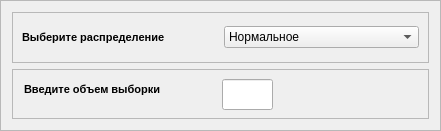
                    <widget class="QFrame" name="frame_16">
                     <property name="geometry">
                      <rect>
                       <x>450</x>
                       <y>170</y>
                       <width>441</width>
                       <height>131</height>
                      </rect>
                     </property>
                     <property name="frameShape">
                      <enum>QFrame::StyledPanel</enum>
                     </property>
                     <property name="frameShadow">
                      <enum>QFrame::Raised</enum>
                     </property>
                     <layout class="QVBoxLayout" name="verticalLayout_15">
                      <item>
                       <widget class="QFrame" name="frame_17">
                        <property name="frameShape">
                         <enum>QFrame::StyledPanel</enum>
                        </property>
                        <property name="frameShadow">
                         <enum>QFrame::Raised</enum>
                        </property>
                        <layout class="QHBoxLayout" name="horizontalLayout_13">
                         <item>
                          <widget class="QLabel" name="label_15">
                           <property name="font">
                            <font>
                             <family>Segoe UI</family>
                             <pointsize>8</pointsize>
                             <weight>75</weight>
                             <bold>true</bold>
                            </font>
                           </property>
                           <property name="styleSheet">
                            <string notr="true">color: rgb(0, 0, 0);</string>
                           </property>
                           <property name="text">
                            <string>Выберите распределение </string>
                           </property>
                          </widget>
                         </item>
                         <item>
                          <widget class="QComboBox" name="comboBox_choiceD">
                           <property name="styleSheet">
                            <string notr="true">QComboBox{
	background-color: transparent;
	border-radius: 5px;
	border: 2px solid rgb(27, 29, 35);
	padding: 5px;
	padding-left: 10px;
    color: rgb(0, 0, 0);	
}
QComboBox:hover{
	border: 2px solid rgb(64, 71, 88);
}
QComboBox QAbstractItemView {
	color: rgb(0, 0, 0);	
	background-color: rgb(210, 210, 210);
	padding: 10px;
	selection-background-color: rgb(39, 44, 54);
}
color: rgb(0, 0, 0);</string>
                           </property>
                           <item>
                            <property name="text">
                             <string notr="true">Нормальное </string>
                            </property>
                           </item>
                           <item>
                            <property name="text">
                             <string notr="true">Экспоненциальное</string>
                            </property>
                           </item>
                          </widget>
                         </item>
                        </layout>
                       </widget>
                      </item>
                      <item>
                       <widget class="QFrame" name="frame_18">
                        <property name="frameShape">
                         <enum>QFrame::StyledPanel</enum>
                        </property>
                        <property name="frameShadow">
                         <enum>QFrame::Raised</enum>
                        </property>
                        <widget class="QLineEdit" name="lineEdit_5">
                         <property name="geometry">
                          <rect>
                           <x>210</x>
                           <y>10</y>
                           <width>51</width>
                           <height>31</height>
                          </rect>
                         </property>
                         <property name="styleSheet">
                          <string notr="true">color: rgb(0, 0, 0);</string>
                         </property>
                        </widget>
                        <widget class="QLabel" name="label_16">
                         <property name="geometry">
                          <rect>
                           <x>12</x>
                           <y>12</y>
                           <width>159</width>
                           <height>17</height>
                          </rect>
                         </property>
                         <property name="font">
                          <font>
                           <family>Segoe UI</family>
                           <pointsize>8</pointsize>
                           <weight>75</weight>
                           <bold>true</bold>
                          </font>
                         </property>
                         <property name="styleSheet">
                          <string notr="true">color: rgb(0, 0, 0);</string>
                         </property>
                         <property name="text">
                          <string>Введите объем выборки</string>
                         </property>
                        </widget>
                       </widget>
                      </item>
                     </layout>
                    </widget>
